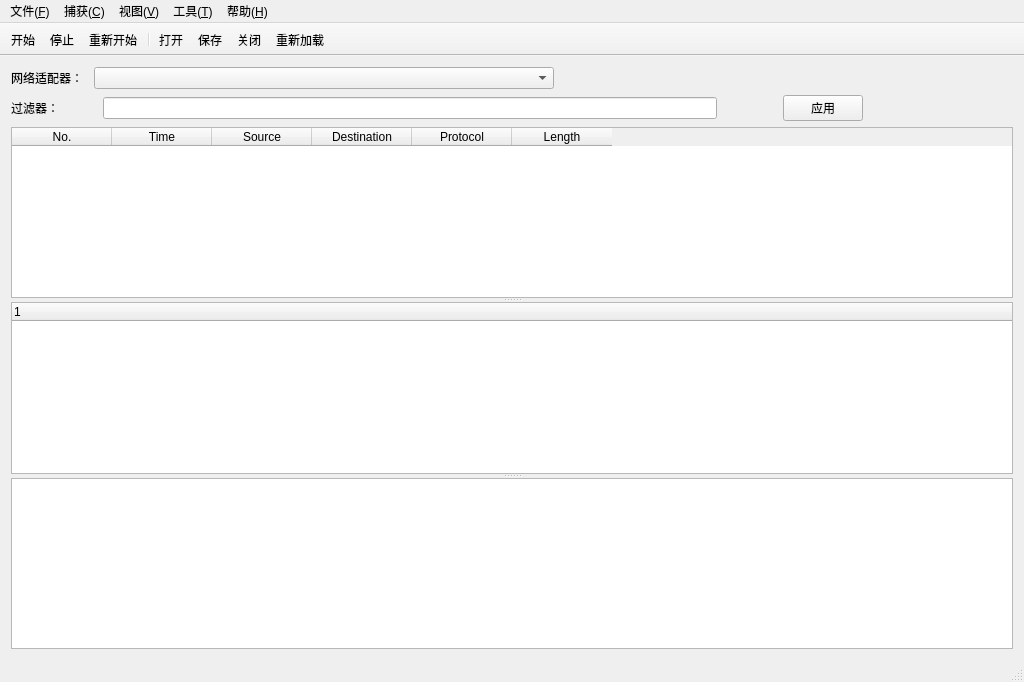
<?xml version="1.0" encoding="UTF-8"?>
<ui version="4.0">
 <class>MainWindow</class>
 <widget class="QMainWindow" name="MainWindow">
  <property name="geometry">
   <rect>
    <x>0</x>
    <y>0</y>
    <width>1024</width>
    <height>682</height>
   </rect>
  </property>
  <property name="windowTitle">
   <string>Sniffer copycat</string>
  </property>
  <property name="windowIcon">
   <iconset resource="res.qrc">
    <normaloff>:/images/myshark.ico</normaloff>:/images/myshark.ico</iconset>
  </property>
  <widget class="QWidget" name="Widget">
   <layout class="QGridLayout" name="gridLayout">
    <item row="0" column="0">
     <layout class="QHBoxLayout" name="horizontalLayout">
      <item>
       <widget class="QLabel" name="label">
        <property name="sizePolicy">
         <sizepolicy hsizetype="Preferred" vsizetype="Preferred">
          <horstretch>0</horstretch>
          <verstretch>0</verstretch>
         </sizepolicy>
        </property>
        <property name="minimumSize">
         <size>
          <width>50</width>
          <height>0</height>
         </size>
        </property>
        <property name="text">
         <string>网络适配器：</string>
        </property>
       </widget>
      </item>
      <item>
       <spacer name="horizontalSpacer_7">
        <property name="orientation">
         <enum>Qt::Horizontal</enum>
        </property>
        <property name="sizeType">
         <enum>QSizePolicy::Maximum</enum>
        </property>
        <property name="sizeHint" stdset="0">
         <size>
          <width>5</width>
          <height>20</height>
         </size>
        </property>
       </spacer>
      </item>
      <item>
       <widget class="QComboBox" name="comboBox">
        <property name="sizePolicy">
         <sizepolicy hsizetype="Expanding" vsizetype="Fixed">
          <horstretch>0</horstretch>
          <verstretch>0</verstretch>
         </sizepolicy>
        </property>
       </widget>
      </item>
      <item>
       <spacer name="horizontalSpacer">
        <property name="orientation">
         <enum>Qt::Horizontal</enum>
        </property>
        <property name="sizeType">
         <enum>QSizePolicy::Expanding</enum>
        </property>
        <property name="sizeHint" stdset="0">
         <size>
          <width>0</width>
          <height>0</height>
         </size>
        </property>
       </spacer>
      </item>
     </layout>
    </item>
    <item row="1" column="0">
     <layout class="QHBoxLayout" name="horizontalLayout_3" stretch="0,0,0,0,0,0">
      <item>
       <widget class="QLabel" name="label_3">
        <property name="minimumSize">
         <size>
          <width>50</width>
          <height>0</height>
         </size>
        </property>
        <property name="text">
         <string>过滤器：</string>
        </property>
       </widget>
      </item>
      <item>
       <spacer name="horizontalSpacer_5">
        <property name="orientation">
         <enum>Qt::Horizontal</enum>
        </property>
        <property name="sizeType">
         <enum>QSizePolicy::Maximum</enum>
        </property>
        <property name="sizeHint" stdset="0">
         <size>
          <width>36</width>
          <height>20</height>
         </size>
        </property>
       </spacer>
      </item>
      <item>
       <widget class="QLineEdit" name="glqEdit">
        <property name="minimumSize">
         <size>
          <width>0</width>
          <height>0</height>
         </size>
        </property>
       </widget>
      </item>
      <item>
       <spacer name="horizontalSpacer_4">
        <property name="orientation">
         <enum>Qt::Horizontal</enum>
        </property>
        <property name="sizeType">
         <enum>QSizePolicy::Maximum</enum>
        </property>
        <property name="sizeHint" stdset="0">
         <size>
          <width>60</width>
          <height>20</height>
         </size>
        </property>
       </spacer>
      </item>
      <item>
       <widget class="QPushButton" name="useglqButton">
        <property name="text">
         <string>应用</string>
        </property>
        <property name="checkable">
         <bool>false</bool>
        </property>
        <property name="checked">
         <bool>false</bool>
        </property>
        <property name="autoExclusive">
         <bool>false</bool>
        </property>
       </widget>
      </item>
      <item>
       <spacer name="horizontalSpacer_3">
        <property name="orientation">
         <enum>Qt::Horizontal</enum>
        </property>
        <property name="sizeType">
         <enum>QSizePolicy::Maximum</enum>
        </property>
        <property name="sizeHint" stdset="0">
         <size>
          <width>150</width>
          <height>20</height>
         </size>
        </property>
       </spacer>
      </item>
     </layout>
    </item>
    <item row="2" column="0">
     <widget class="QSplitter" name="splitter">
      <property name="orientation">
       <enum>Qt::Vertical</enum>
      </property>
      <widget class="QTableWidget" name="listtable">
       <column>
        <property name="text">
         <string>No.</string>
        </property>
       </column>
       <column>
        <property name="text">
         <string>Time</string>
        </property>
       </column>
       <column>
        <property name="text">
         <string>Source</string>
        </property>
       </column>
       <column>
        <property name="text">
         <string>Destination</string>
        </property>
       </column>
       <column>
        <property name="text">
         <string>Protocol</string>
        </property>
       </column>
       <column>
        <property name="text">
         <string>Length</string>
        </property>
       </column>
      </widget>
      <widget class="QTreeWidget" name="treeWidget">
       <property name="columnCount">
        <number>1</number>
       </property>
       <column>
        <property name="text">
         <string/>
        </property>
       </column>
      </widget>
      <widget class="QPlainTextEdit" name="dataEdit">
       <property name="readOnly">
        <bool>true</bool>
       </property>
      </widget>
     </widget>
    </item>
   </layout>
  </widget>
  <widget class="QMenuBar" name="menuBar">
   <property name="geometry">
    <rect>
     <x>0</x>
     <y>0</y>
     <width>1024</width>
     <height>26</height>
    </rect>
   </property>
   <widget class="QMenu" name="file_menu">
    <property name="title">
     <string>文件(&amp;F)</string>
    </property>
    <addaction name="actionopen"/>
    <addaction name="actionSave"/>
    <addaction name="separator"/>
    <addaction name="actionexit"/>
   </widget>
   <widget class="QMenu" name="help_menu">
    <property name="title">
     <string>帮助(&amp;H)</string>
    </property>
    <addaction name="actionabout"/>
   </widget>
   <widget class="QMenu" name="get_menu">
    <property name="title">
     <string>捕获(&amp;C)</string>
    </property>
    <addaction name="actionStart"/>
    <addaction name="actionStop"/>
    <addaction name="actionReget"/>
   </widget>
   <widget class="QMenu" name="tool_menu">
    <property name="title">
     <string>工具(&amp;T)</string>
    </property>
    <addaction name="actionstartARP"/>
    <addaction name="actionstopARP"/>
   </widget>
   <widget class="QMenu" name="view_menu">
    <property name="title">
     <string>视图(&amp;V)</string>
    </property>
    <widget class="QMenu" name="menu">
     <property name="title">
      <string>解析方式</string>
     </property>
     <addaction name="actionViewip"/>
     <addaction name="actionViewmac"/>
    </widget>
    <addaction name="menu"/>
    <addaction name="actionhttp"/>
   </widget>
   <addaction name="file_menu"/>
   <addaction name="get_menu"/>
   <addaction name="view_menu"/>
   <addaction name="tool_menu"/>
   <addaction name="help_menu"/>
  </widget>
  <widget class="QToolBar" name="mainToolBar">
   <property name="movable">
    <bool>false</bool>
   </property>
   <property name="allowedAreas">
    <set>Qt::AllToolBarAreas</set>
   </property>
   <property name="orientation">
    <enum>Qt::Horizontal</enum>
   </property>
   <property name="iconSize">
    <size>
     <width>24</width>
     <height>24</height>
    </size>
   </property>
   <property name="toolButtonStyle">
    <enum>Qt::ToolButtonIconOnly</enum>
   </property>
   <attribute name="toolBarArea">
    <enum>TopToolBarArea</enum>
   </attribute>
   <attribute name="toolBarBreak">
    <bool>false</bool>
   </attribute>
   <addaction name="actionStart"/>
   <addaction name="actionStop"/>
   <addaction name="actionReget"/>
   <addaction name="separator"/>
   <addaction name="actionopen"/>
   <addaction name="actionSave"/>
   <addaction name="actionClose"/>
   <addaction name="actionReload"/>
  </widget>
  <widget class="QStatusBar" name="statusBar"/>
  <action name="actionStart">
   <property name="checkable">
    <bool>false</bool>
   </property>
   <property name="icon">
    <iconset resource="res.qrc">
     <normaloff>:/images/toolbar-start.png</normaloff>:/images/toolbar-start.png</iconset>
   </property>
   <property name="text">
    <string>开始</string>
   </property>
   <property name="toolTip">
    <string>开始捕获分组</string>
   </property>
   <property name="shortcut">
    <string>Ctrl+E</string>
   </property>
   <property name="menuRole">
    <enum>QAction::NoRole</enum>
   </property>
  </action>
  <action name="actionStop">
   <property name="icon">
    <iconset resource="res.qrc">
     <normaloff>:/images/toolbar-stop.png</normaloff>:/images/toolbar-stop.png</iconset>
   </property>
   <property name="text">
    <string>停止</string>
   </property>
   <property name="toolTip">
    <string>停止捕获分组</string>
   </property>
   <property name="shortcut">
    <string>Ctrl+E</string>
   </property>
  </action>
  <action name="actionReget">
   <property name="icon">
    <iconset resource="res.qrc">
     <normaloff>:/images/toolbar-restart.png</normaloff>:/images/toolbar-restart.png</iconset>
   </property>
   <property name="text">
    <string>重新开始</string>
   </property>
   <property name="toolTip">
    <string>重新开始当前捕获</string>
   </property>
   <property name="shortcut">
    <string>Ctrl+R</string>
   </property>
  </action>
  <action name="actionSave">
   <property name="icon">
    <iconset resource="res.qrc">
     <normaloff>:/images/tool-file-save.png</normaloff>:/images/tool-file-save.png</iconset>
   </property>
   <property name="text">
    <string>保存</string>
   </property>
   <property name="toolTip">
    <string>保存捕获文件</string>
   </property>
   <property name="shortcut">
    <string>Ctrl+S</string>
   </property>
  </action>
  <action name="actionClose">
   <property name="icon">
    <iconset resource="res.qrc">
     <normaloff>:/images/tool-file-close.png</normaloff>:/images/tool-file-close.png</iconset>
   </property>
   <property name="text">
    <string>关闭</string>
   </property>
   <property name="toolTip">
    <string>关闭捕获文件</string>
   </property>
  </action>
  <action name="actionReload">
   <property name="icon">
    <iconset resource="res.qrc">
     <normaloff>:/images/tool-file-reload.png</normaloff>:/images/tool-file-reload.png</iconset>
   </property>
   <property name="text">
    <string>重新加载</string>
   </property>
   <property name="toolTip">
    <string>重新加载文件</string>
   </property>
  </action>
  <action name="actionabout">
   <property name="text">
    <string>关于</string>
   </property>
  </action>
  <action name="actionexit">
   <property name="text">
    <string>退出</string>
   </property>
  </action>
  <action name="actionstartARP">
   <property name="text">
    <string>配置ARP欺骗</string>
   </property>
  </action>
  <action name="actionstopARP">
   <property name="text">
    <string>停止ARP欺骗</string>
   </property>
  </action>
  <action name="actionViewip">
   <property name="checkable">
    <bool>true</bool>
   </property>
   <property name="text">
    <string>解析IP</string>
   </property>
  </action>
  <action name="actionViewmac">
   <property name="checkable">
    <bool>true</bool>
   </property>
   <property name="text">
    <string>解析MAC</string>
   </property>
  </action>
  <action name="actionhttp">
   <property name="enabled">
    <bool>false</bool>
   </property>
   <property name="text">
    <string>解析HTTP</string>
   </property>
  </action>
  <action name="actionopen">
   <property name="icon">
    <iconset resource="res.qrc">
     <normaloff>:/images/open.png</normaloff>:/images/open.png</iconset>
   </property>
   <property name="text">
    <string>打开</string>
   </property>
  </action>
 </widget>
 <layoutdefault spacing="6" margin="11"/>
 <resources>
  <include location="res.qrc"/>
 </resources>
 <connections/>
</ui>
